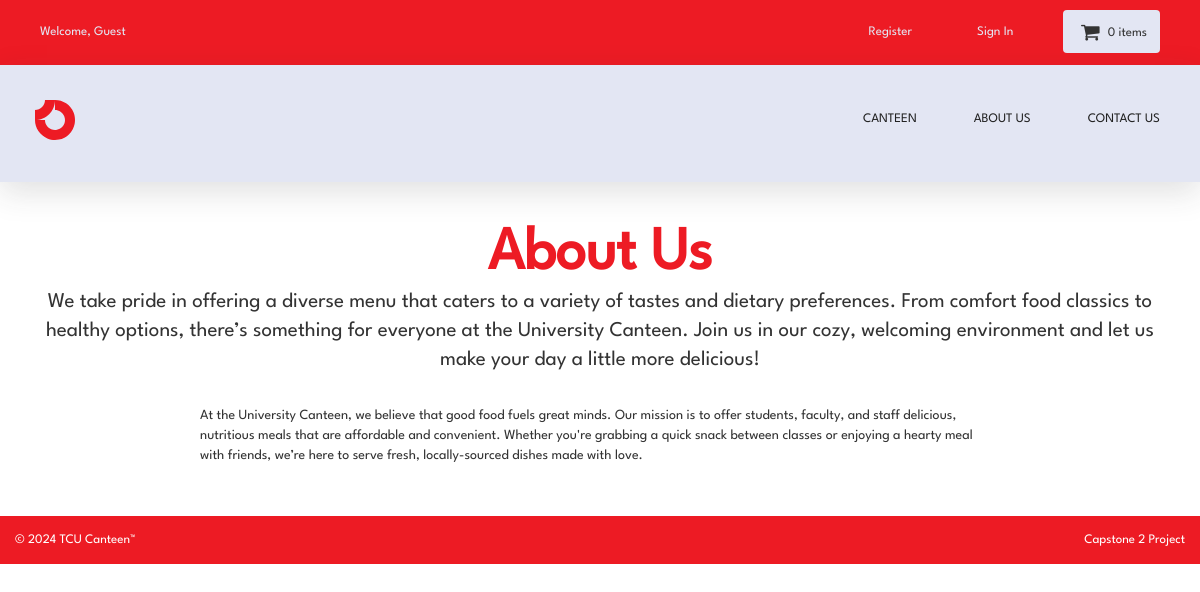
Page /about.php on the committed database.
### tables this page shows
CREATE TABLE `about_us` (
  `about_id` int(10) NOT NULL,
  `about_heading` text NOT NULL,
  `about_short_desc` text NOT NULL,
  `about_desc` text NOT NULL
);

### about.php (the view, shortened to what this page needs)
<?php
include("includes/db.php");
include("includes/header.php");
include("includes/main.php");
$get_about_us = "select * from about_us";
$run_about_us = mysqli_query($con,$get_about_us);
$row_about_us = mysqli_fetch_array($run_about_us);
$about_heading = $row_about_us['about_heading'];
$about_short_desc = $row_about_us['about_short_desc'];
$about_desc = $row_about_us['about_desc'];
?>
<main class="about_container">
  <div class="header user_header">
    <h1 class="heading"> <?php echo $about_heading; ?> </h1>
    <p class="lead"> <?php echo $about_short_desc; ?> </p>
  </div>
  <div class="about_desc">
    <p> <?php echo $about_desc; ?> </p>
  </div>
</main>
<?php
include("includes/footer.php");
?>
</body>
</html>

### styles/backend.css (style rules this page uses)
html { font-family: 'League Spartan', Helvetica, Arial, sans-serif; line-height: 1.15; -ms-text-size-adjust: 100%; -webkit-text-size-adjust: 100%; }
body { position: relative; margin: 0; font-family: 'LeagueSpartan-Regular', Helvetica, Arial, sans-serif; }
h1 { font-size: 2em; margin: 0.67em 0; }
figcaption, figure, main { display: block; }
html { box-sizing: border-box; }
body { min-width: 1190px; font-family: League Spartan, sans-serif; font-weight: 400; background-color: white; }

### styles/style.css (style rules this page uses)
body { min-height: 100vh; position: relative; font-family: 'LeagueSpartan-Regular', Helvetica, Arial, sans-serif; font-size: 14px; line-height: 1.42857143; color: #333333; overflow-x: hidden; }

### styles/products.css (style rules this page uses)
.header { width: 100%; text-align: center; }
.header h1 { font-size: 6rem; color: #ed1b24; font-weight: bold; }

### styles/about.css (style rules this page uses)
.about_container { display: flex; align-items: center; justify-content: center; flex-direction: column; gap: 1rem; padding: 4rem; }
.about_container .header { display: flex; align-items: center; justify-content: center; flex-direction: column; }
.about_container .header .heading { margin: 0; }
.about_container .about_desc { width: 80rem; }

### rows in the picture
about_us: about_heading "About Us", about_short_desc "We take pride in offering a diverse menu that caters to a variety of tastes and dietary preferences. From comfort food classics to healthy options, there’s something for everyone at the University Canteen. Join us in our cozy, welcoming environment and let us make your day a little more delicious!", about_desc "At the University Canteen, we believe that good food fuels great minds. Our mission is to offer students, faculty, and staff delicious, nutritious meals that are affordable and convenient. Whether you're grabbing a quick snack between classes or enjoying a hearty meal with friends, we’re here to serve fresh, locally-sourced dishes made with love."

### other values in the picture
$count_items "0"
